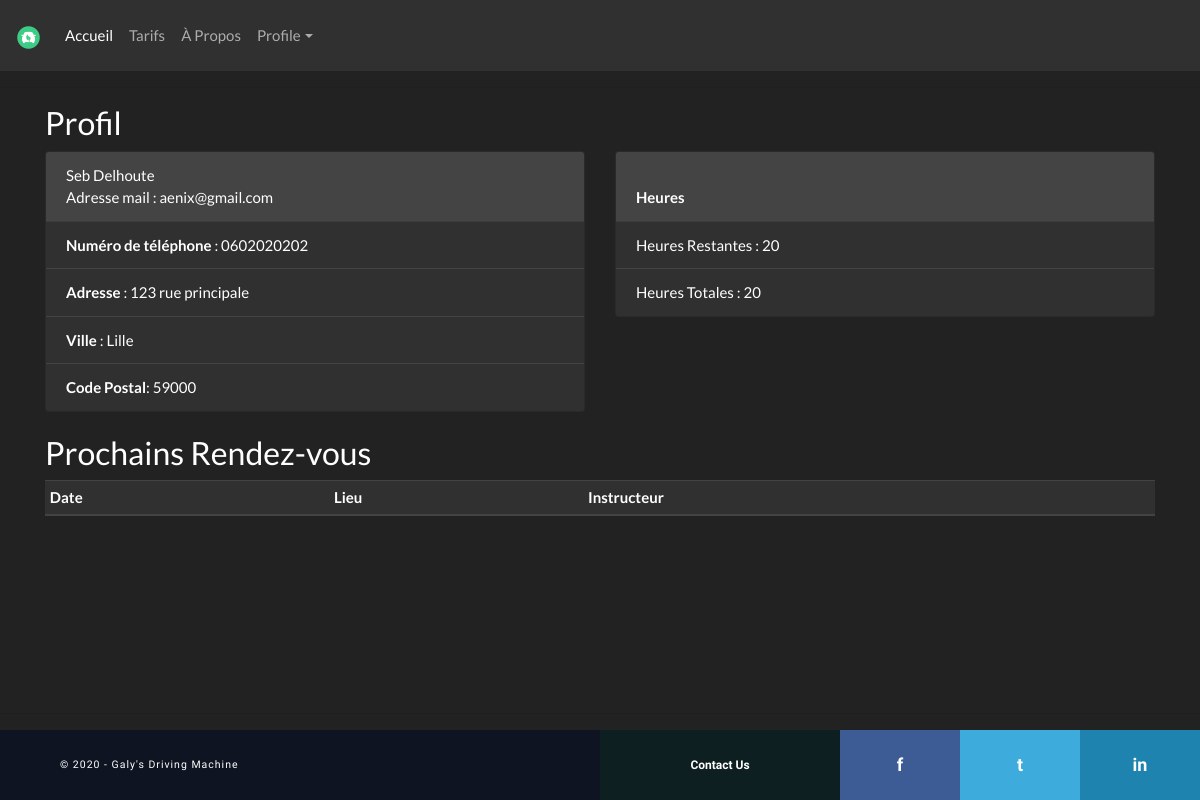
/view_profile/1/ (signed in), run on an earlier commit of the app's database.
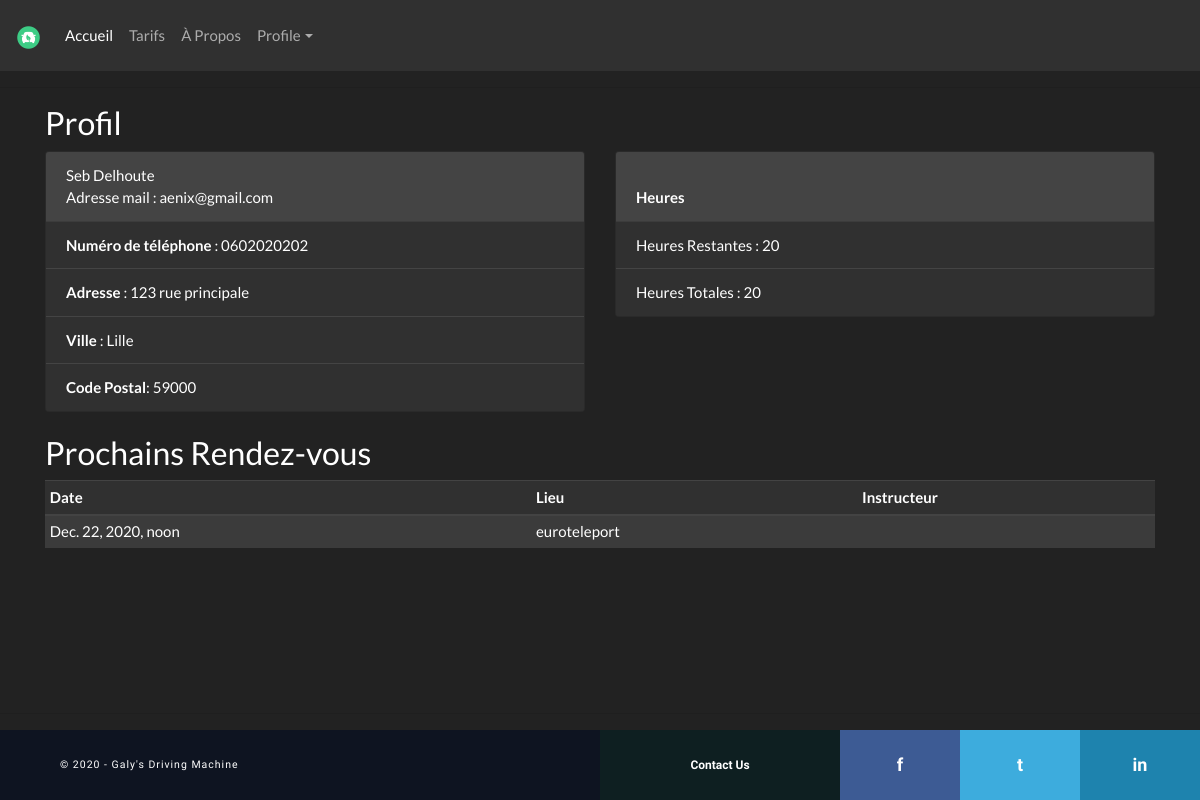
And on a later commit of the database.
### accounts/models.py (models this page shows)
class Schedule(models.Model):
    date_start = models.DateTimeField()
    instructor = models.ForeignKey(User, null=True, on_delete=models.CASCADE, related_name='instructor')
    student = models.ForeignKey(User, null=True, on_delete=models.CASCADE, related_name='student')
    place = models.CharField(max_length=255, null=False)

### accounts/views.py (the view)
# urls.py: path('view_profile/<str:pk>/', views.singleProfile, name='single_profile'),
@login_required(login_url='login')
def singleProfile(request, pk):
    group = request.user.groups.all()[0].name
    admin = False
    if group == 'student':
        user = get_user_model().objects.get(id=request.user.id)
        user_info = UserInfo.objects.filter(user_id=request.user.id).first()
        schedule = Schedule.objects.filter(student_id=request.user.id)
    else:
        user = get_user_model().objects.get(id=pk)
        user_info = UserInfo.objects.filter(user_id=pk).first()
        schedule = Schedule.objects.filter(student_id=pk)
    if group == 'admin' or group == 'secretary':
        admin = True
    context = {'user': user, 'user_info': user_info, 'admin': admin, 'schedule': schedule}
    return render(request, 'accounts/profile.html', context)

### accounts/templates/accounts/profile.html (shortened to what this page needs)
{% extends 'accounts/main.html' %}
{% load static %}
{% block style %}
<link rel="stylesheet" href="{% static '/css/profile.css' %}">
<link rel="stylesheet" href="https://use.fontawesome.com/releases/v5.6.1/css/all.css">
{% endblock %}
{% block content %}
<div class="container">
    <h3>Profil</h3>
    <div class="row">
        <div class="col-sm-6">
            <div class="card">
                <div class="card-header">
                    {{user.first_name}} {{user.last_name}}<br> Adresse mail : {{user.email}}
                </div>
                <ul class="list-group list-group-flush">
                    <li class="list-group-item"><b>Numéro de téléphone</b> : {{user_info.phone}}</li>
                    <li class="list-group-item"><b>Adresse</b> : {{user_info.address}}</li>
                    <li class="list-group-item"><b>Ville</b> : {{user_info.city}}</li>
                    <li class="list-group-item"><b>Code Postal</b>: {{user_info.postal_code}}</li>
                </ul>
            </div>
        </div>
        <div class="col-sm-6">
            <div class="card">
                <div class="card-header">
                    <br><b>Heures</b>
                </div>
                <ul class="list-group list-group-flush">
                    <li class="list-group-item">Heures Restantes : {{user_info.hours_left}}</li>
                    <li class="list-group-item">Heures Totales : {{user_info.hours_total}}</li>
                </ul>
            </div>
        </div>
    </div>
    <br>
    <h3>Prochains Rendez-vous</h3>
    <table class="table table-striped table-dark table-sm">
        <thead>
        <tr>
            <th scope="col">Date</th>
            <th scope="col">Lieu</th>
            <th scope="col">Instructeur</th>
        </tr>
        </thead>
        <tbody>
        {% for i in schedule %}
        <tr>
            <td>{{i.date_start}}</td>
            <td>{{i.place}}</td>
            <td>{{i.instructor_id.first_name}}</td>
        </tr>
        {% endfor %}
        </tbody>
    </table>
</div>
{% endblock %}

What changed in the data, as far as the page shows it:
added Schedule: date_start "Dec. 22, 2020, noon", place "euroteleport"
